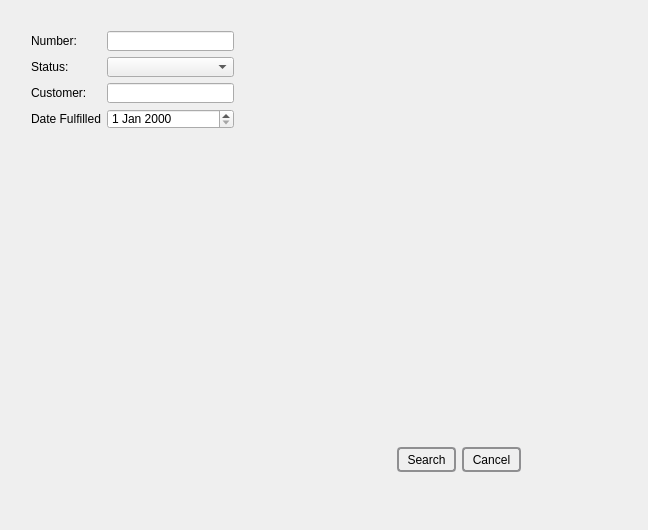
<?xml version="1.0" encoding="UTF-8"?>
<ui version="4.0">
 <class>Dialog</class>
 <widget class="QDialog" name="Dialog">
  <property name="geometry">
   <rect>
    <x>0</x>
    <y>0</y>
    <width>648</width>
    <height>530</height>
   </rect>
  </property>
  <property name="windowTitle">
   <string>Dialog</string>
  </property>
  <property name="styleSheet">
   <string notr="true">/* ======================= Tab Widget ============================= */
QTabWidget::pane { /* The tab widget frame */
    border-top: 2px solid #C2C7CB;
}

QTabWidget::tab-bar {
    left: 5px; /* move to the right by 5px */
}

/* Style the tab using the tab sub-control. Note that
    it reads QTabBar _not_ QTabWidget */
QTabBar::tab {
    background: qlineargradient(x1: 0, y1: 0, x2: 0, y2: 1,
                                stop: 0 #E1E1E1, stop: 0.4 #DDDDDD,
                                stop: 0.5 #D8D8D8, stop: 1.0 #D3D3D3);
    border: 2px solid #C4C4C3;
    border-bottom-color: #C2C7CB; /* same as the pane color */
    border-top-left-radius: 4px;
    border-top-right-radius: 4px;
    min-width: 25ex;
    padding: 2px;
}

QTabBar::tab:selected, QTabBar::tab:hover {
    background: qlineargradient(x1: 0, y1: 0, x2: 0, y2: 1,
                                stop: 0 #fafafa, stop: 0.4 #f4f4f4,
                                stop: 0.5 #e7e7e7, stop: 1.0 #fafafa);
}

QTabBar::tab:selected {
    border-color: #9B9B9B;
    border-bottom-color: #C2C7CB; /* same as pane color */
}

QTabBar::tab:!selected {
    margin-top: 2px; /* make non-selected tabs look smaller */
}

/* make use of negative margins for overlapping tabs */
QTabBar::tab:selected {
    /* expand/overlap to the left and right by 4px */
    margin-left: -4px;
    margin-right: -4px;
}

QTabBar::tab:first:selected {
    margin-left: 0; /* the first selected tab has nothing to overlap with on the left */
}

QTabBar::tab:last:selected {
    margin-right: 0; /* the last selected tab has nothing to overlap with on the right */
}

QTabBar::tab:only-one {
    margin: 0; /* if there is only one tab, we don't want overlapping margins */
}

/* ======================= Push Button ============================= */
QPushButton {
    border: 2px solid #8f8f91;
    border-radius: 4px;
	background-color: qlineargradient(x1: 0, y1: 0, x2: 0, y2: 1,
                                      stop: 0 #f6f7fa, stop: 1 #dadbde);
}

QPushButton:pressed {
    background-color: qlineargradient(x1: 0, y1: 0, x2: 0, y2: 1,
                                      stop: 0 #dadbde, stop: 1 #f6f7fa);
}

QPushButton:flat {
    border: none; /* no border for a flat push button */
	background-color: none;
}


/* ======================= Tool Button ============================= */
QToolButton {
    border: 2px solid #8f8f91;
    border-radius: 4px;
	background-color: qlineargradient(x1: 0, y1: 0, x2: 0, y2: 1,
                                      stop: 0 #f6f7fa, stop: 1 #dadbde);
}

QToolButton:pressed {
    background-color: qlineargradient(x1: 0, y1: 0, x2: 0, y2: 1,
                                      stop: 0 #dadbde, stop: 1 #f6f7fa);
}

QToolButton:flat:pressed {
    background-color: qlineargradient(x1: 0, y1: 0, x2: 0, y2: 1,
                                      stop: 0 #dadbde, stop: 1 #f6f7fa);
}

QToolButton:flat {
    border: none; /* no border for a flat push button */
	background-color: none;
}</string>
  </property>
  <widget class="QWidget" name="horizontalLayoutWidget">
   <property name="geometry">
    <rect>
     <x>180</x>
     <y>420</y>
     <width>341</width>
     <height>80</height>
    </rect>
   </property>
   <layout class="QHBoxLayout" name="horizontalLayout">
    <item>
     <spacer name="horizontalSpacer">
      <property name="orientation">
       <enum>Qt::Horizontal</enum>
      </property>
      <property name="sizeHint" stdset="0">
       <size>
        <width>40</width>
        <height>20</height>
       </size>
      </property>
     </spacer>
    </item>
    <item>
     <widget class="QPushButton" name="pushButton">
      <property name="minimumSize">
       <size>
        <width>59</width>
        <height>25</height>
       </size>
      </property>
      <property name="maximumSize">
       <size>
        <width>60</width>
        <height>25</height>
       </size>
      </property>
      <property name="text">
       <string>Search</string>
      </property>
     </widget>
    </item>
    <item>
     <widget class="QPushButton" name="pushButton_2">
      <property name="minimumSize">
       <size>
        <width>59</width>
        <height>25</height>
       </size>
      </property>
      <property name="maximumSize">
       <size>
        <width>60</width>
        <height>25</height>
       </size>
      </property>
      <property name="text">
       <string>Cancel</string>
      </property>
     </widget>
    </item>
   </layout>
  </widget>
  <widget class="QWidget" name="">
   <property name="geometry">
    <rect>
     <x>31</x>
     <y>31</y>
     <width>203</width>
     <height>98</height>
    </rect>
   </property>
   <layout class="QFormLayout" name="formLayout">
    <item row="0" column="0">
     <widget class="QLabel" name="label_16">
      <property name="text">
       <string>Number:</string>
      </property>
     </widget>
    </item>
    <item row="0" column="1">
     <widget class="QLineEdit" name="soNumberSearchLineEdit"/>
    </item>
    <item row="1" column="0">
     <widget class="QLabel" name="label_18">
      <property name="text">
       <string>Status:</string>
      </property>
     </widget>
    </item>
    <item row="1" column="1">
     <widget class="QComboBox" name="soStatusSearchComboBox">
      <property name="toolTip">
       <string>&lt;ul&gt;
&lt;li&gt;&lt;b&gt;Inventory&lt;/b&gt; - Can be purchased and sold and stocked in inventory.&lt;/li&gt;
&lt;li&gt;&lt;b&gt;Service&lt;/b&gt; - Can be purchased and sold but is not stocked in inventory.&lt;/li&gt;
&lt;li&gt;&lt;b&gt;Labor&lt;/b&gt; - Cannot be purchased or sold, but can be added during manufacturing or reconciling.&lt;/li&gt;
&lt;li&gt;&lt;b&gt;Overhead&lt;/b&gt; - Can be included as a component of a part's cost during manufacturing.&lt;/li&gt;
&lt;li&gt;&lt;b&gt;Non-Inventory&lt;/b&gt; - Can be purchased and sold but is not tracked in inventory.&lt;/li&gt;
&lt;li&gt;&lt;b&gt;Internal Use&lt;/b&gt; - Can be purchased but is not sold or stocked in inventory.&lt;/li&gt;
&lt;li&gt;&lt;b&gt;Capital Equipment&lt;/b&gt; - Equipment that depreciates in value and can be purchased but is not sold or stocked in inventory.&lt;/li&gt;
&lt;li&gt;&lt;b&gt;Shipping&lt;/b&gt; - Can be purchased or sold, but is not stocked in inventory.&lt;/li&gt;
&lt;/ul&gt;</string>
      </property>
     </widget>
    </item>
    <item row="2" column="0">
     <widget class="QLabel" name="label_17">
      <property name="text">
       <string>Customer:</string>
      </property>
     </widget>
    </item>
    <item row="2" column="1">
     <widget class="QLineEdit" name="customerNameSearchLineEdit"/>
    </item>
    <item row="3" column="0">
     <widget class="QLabel" name="dateFulfilledLabel">
      <property name="text">
       <string>Date Fulfilled</string>
      </property>
     </widget>
    </item>
    <item row="3" column="1">
     <widget class="QDateEdit" name="soDateFulfilledDateEdit"/>
    </item>
   </layout>
  </widget>
 </widget>
 <resources/>
 <connections/>
</ui>
